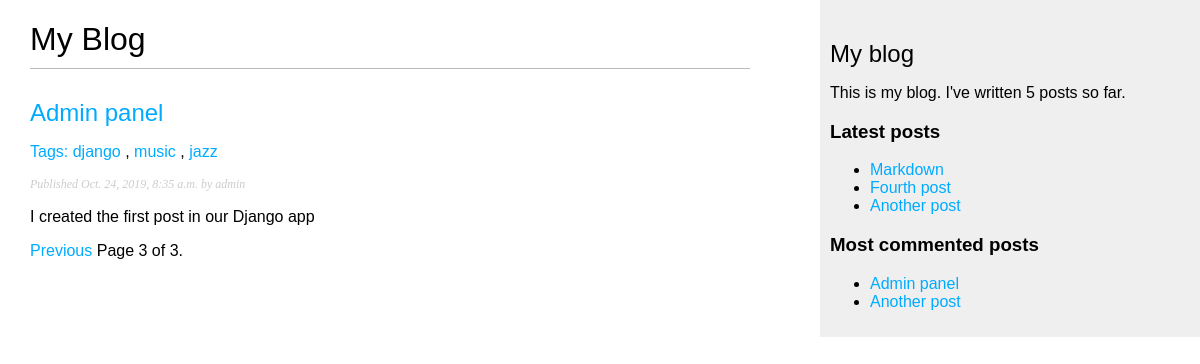
Page /blog/?page=3 on the committed database.
### blog/models.py (models this page shows, shortened)
class Post(models.Model):
	STATUS_CHOICES = (
		('draft', 'Draft'),
		('published', 'Published'),
	)
	title = models.CharField(max_length=250)
	slug = models.SlugField(max_length=250, unique_for_date='publish')
	author = models.ForeignKey(User, on_delete=models.CASCADE, related_name='blog_posts')
	body = models.TextField()
	publish = models.DateTimeField(default=timezone.now)
	created = models.DateTimeField(auto_now_add=True)
	updated = models.DateTimeField(auto_now=True)
	status = models.CharField(max_length=10, choices=STATUS_CHOICES, default='draft')
	objects = models.Manager() # Default manager
	published = PublishedManager() # New manager
	tags = TaggableManager()
	class Meta:
		ordering = ('-publish',)
	def get_absolute_url(self):
		return reverse('blog:post_detail', args=[self.publish.year, self.publish.month, self.publish.day, self.slug])

### blog/views.py (the view)
# urls.py: path('', views.post_list, name='post_list'),
def post_list(request, tag_slug=None):
	object_list = Post.published.all()
	tag = None
	if tag_slug:
		tag = get_object_or_404(Tag, slug=tag_slug)
		object_list = object_list.filter(tags__in=[tag])
	paginator = Paginator(object_list, 2)
	page = request.GET.get('page')
	try:
		posts = paginator.page(page)
	except PageNotAnInteger:
		posts = paginator.page(1)
	except EmptyPage:
		posts = paginator.page(paginator.num_pages)
	return render(request, 'blog/post/list.html', {'page': page, 'posts': posts, 'tag': tag})

### blog/models.py (called while the page is built)
		def get_queryset(self):
			return super().get_queryset().filter(status='published')

### blog/templatetags/blog_tags.py (called while the page is built)
@register.simple_tag
def total_posts():
	return Post.published.count()

@register.inclusion_tag('blog/post/latest_posts.html')
def show_latest_posts(count=5):
	latest_posts = Post.published.order_by('-publish')[:count]
	return {'latest_posts': latest_posts}

@register.simple_tag
def get_most_commented_posts(count=2):
	return Post.published.annotate(total_comments=Count('comments'))\
							.order_by('-total_comments')[:count]

@register.filter(name='markdown')
def markdown_format(text):
	return mark_safe(markdown.markdown(text))

### blog/templates/blog/post/list.html (shortened to what this page needs)
{% extends "blog/base.html" %}
{% load blog_tags %}
{% block content %}
	<h1>My Blog</h1>
	{% for post in posts %}
		<h2>
			<a href="{{ post.get_absolute_url }}">{{ post.title }}<a/>
		</h2>
		<p class="tags">Tags:
			{% for tag in post.tags.all %}
				<a href="{% url 'blog:post_list_by_tag' tag.slug %}">
					{{ tag.name }}
				</a>
				{% if not forloop.last %}, {% endif %}
			{% endfor %}
		</p>
		<p class="date">Published {{ post.publish }} by {{ post.author }}</p>
		{{ post.body|markdown|truncatewords_html:30 }}
	{% endfor %}
	{% include "pagination.html" with page=posts %}
{% endblock %}

### blog/templates/blog/base.html (shortened to what this page needs)
{% load blog_tags %}
{% load static %}
<!DOCTYPE html>
<html lang="en">
<head>
	<link href="{% static 'css/blog.css' %}" rel="stylesheet">
</head>
<body>
	<div id="content">
		{% block content %}
		{% endblock %}
	</div>
	<div id="sidebar">
		<h2>My blog</h2>
		<p>This is my blog. I've written {% total_posts %} posts so far.</p>
		<h3>Latest posts</h3>
		{% show_latest_posts 3 %}
		<h3>Most commented posts</h3>
		{% get_most_commented_posts as most_commented_posts %}
		<ul>
			{% for post in most_commented_posts %}
				<li><a href="{{ post.get_absolute_url }}">{{ post.title }}</a></li>
			{% endfor %}
		</ul>
	</div>
</body>
</html>

### blog/templates/blog/post/latest_posts.html
<ul>
	{% for post in latest_posts %}
		<li><a href="{{ post.get_absolute_url }}">{{ post.title }}</a></li>
	{% endfor %}
</ul>

### blog/static/css/blog.css (style rules this page uses)
body { margin:0; padding:0; font-family:helvetica, sans-serif; }
a { color:#00abff; text-decoration:none; }
h1 { font-weight:normal; border-bottom:1px solid #bbb; padding:0 0 10px 0; }
h2 { font-weight:normal; margin:30px 0 0; }
#content { float:left; width:60%; padding:0 0 0 30px; }
#sidebar { float:right; width:30%; padding:10px; background:#efefef; height:100%; }
p.date { color:#ccc; font-family: georgia, serif; font-size: 12px; font-style: italic; }

### rows in the picture
Post: title "Admin panel", publish "Oct. 24, 2019, 8:35 a.m.", author "admin", body "I created the first post in our Django app"
Tag: name "django"
Tag: name "music"
Tag: name "jazz"
Post: title "Markdown"
Post: title "Fourth post"
Post: title "Another post"

### other values in the picture
{{ page.number }} "3"
{{ page.paginator.num_pages }} "3"
